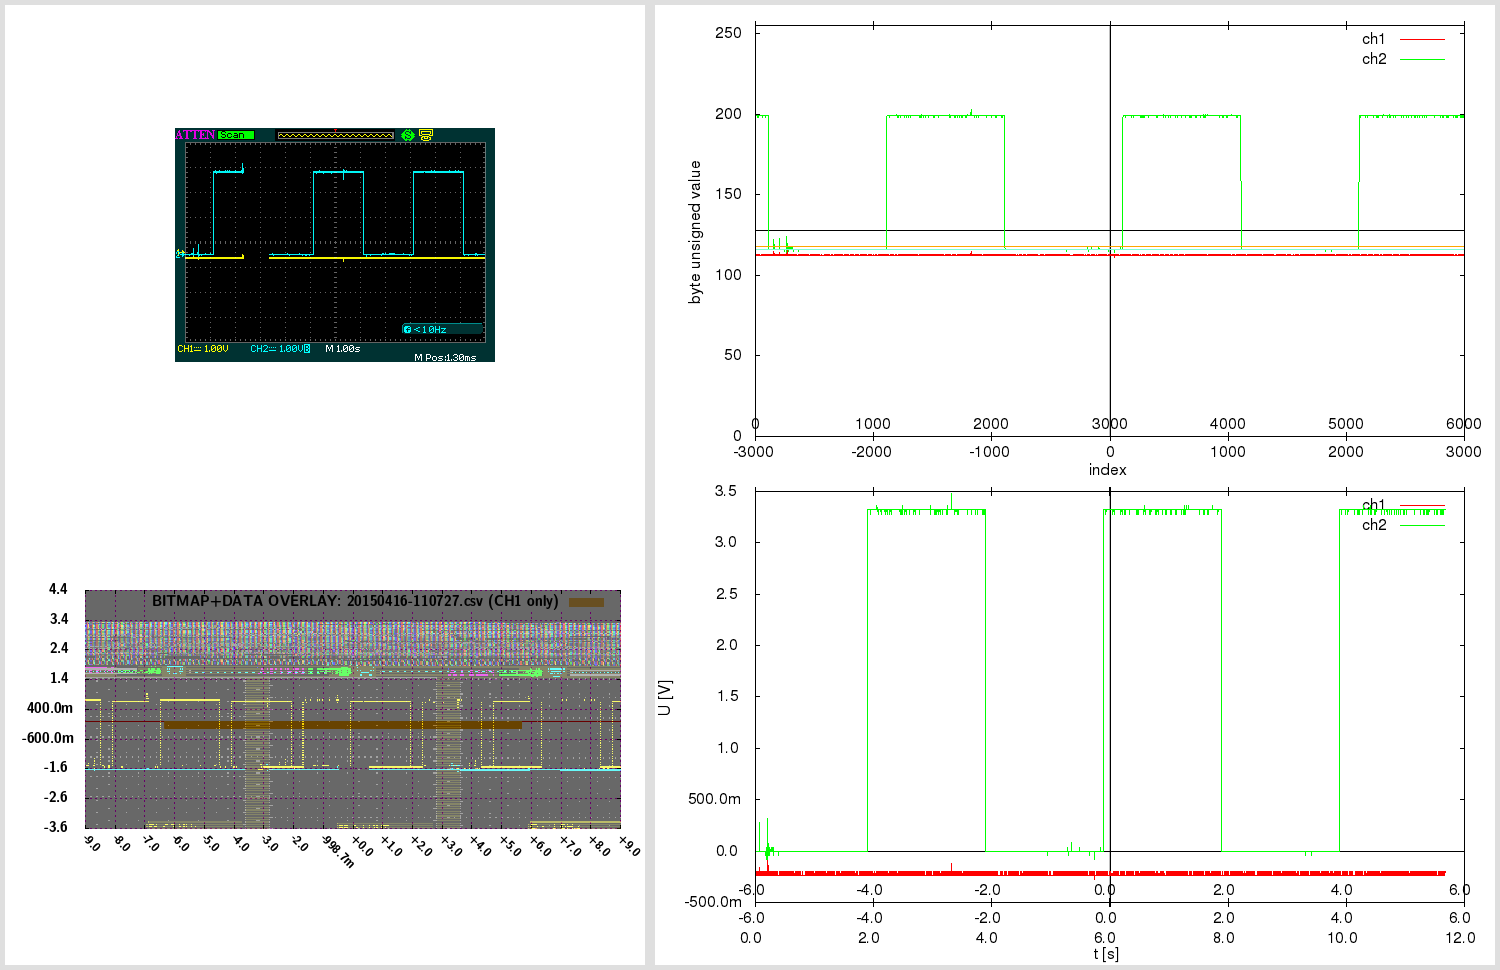

Here is the gnuplot script that generated this plot:

# 20150416-110727.gnuplot [generated by /home/warreee/attenload/adsparse-wave.pl]
# single gnuplot file, with two potentially independent scripts
# generates three plots: one based on integer, other based on real (SI) values
# and one bitmap overlay - and then montages them using ImageMagick

# attengrab .csv can just be centered (over t)
# -> the x=0 (t=0) will correspond to scope center
# (but .DAV/.CSV will also need extra sample alignment)

# in Linux, to see available fonts, do:
# fc-list --verbose | grep 'fullname:' | less
# the two fonts used here:
# LMSansDemiCond10-Regular or "Latin Modern Sans Demi Cond"; and Helvetica
# Helvetica doesn't even get reported on my system:
# $ fc-list --verbose | grep 'fullname:' | grep -i 'Helvetica\|Demi Cond'
#	fullname: "LM Sans Demi Cond 10 Regular"(s) "LMSansDemiCond10-Regular"(s)


print "Gnuplotting..."

## "master settings" (shared between both parts of script)

# line color - specified by linestyles
set style line 1 linetype 1 linecolor rgb "red"
set style line 2 linetype 1 linecolor rgb "green"
set style line 3 linetype 1 linecolor rgb "orange"
set style line 4 linetype 1 linecolor rgb "aquamarine"
set style line 5 linetype -1 linecolor rgb "black"
set style line 6 linetype -1 linecolor rgb "gray"
set style line 7 linetype 1 linecolor rgb "blue"


# VARIABLES ########### ########### ###########

fnbase="20150416-110727"
fn_bmp = fnbase . ".bmp"
fn_pngr = fnbase . "_r.png"
fn_pngi = fnbase . "_i.png"
fn_pngov = fnbase . "_ov.png"
fn_pngt = fnbase . "_tmp.png"
fn_pngo = fnbase . ".png"

# scope screen(shot) properties
tdiv = 1          # T/DIV (50e-9)
toffs = 0.00129999995231628        # time offset (scope) (200e-9)
vdiv1 = 1        # V/DIV CH1 (500e-3)
vdiv2 = 1         # V/DIV CH2 (50e-3)
voffs1 = -0.4         # volt offset CH1 (-1.5)
voffs2 = -0.48       # volt offset CH2 (100e-3)
sampintp  = 0.0020000001563    # (500e-12)
sampintf  = 1/sampintp
sratacqf  = 2500      # (250e6)
sratacqp  = 1/sratacqf
#osf = 1.00    # oversample factor (multiplies .CSV and .DAV time domain) # unused here
adsFactor = 1.28

# (edges of current capture and divisions)
scope_hdiv=18
scope_vdiv=8
# enforce floating point (see below)
scope_trange = scope_hdiv*tdiv*1.0    # (900e-9)
scope_left=toffs-(scope_trange/2)     # (-250e-9)
scope_right=toffs+(scope_trange/2)    # (650e-9)
scope_bottom=-voffs1-(scope_vdiv*vdiv1/2) # -500e-3
scope_top=-voffs1+(scope_vdiv*vdiv1/2)    # 3.5

totalch1Vspan=scope_vdiv*vdiv1
totalch2Vspan=scope_vdiv*vdiv2
ch1Vcoeff = adsFactor*totalch1Vspan/(2**8)
ch2Vcoeff = adsFactor*totalch2Vspan/(2**8)

voffs1int = voffs1/ch1Vcoeff  # -10
voffs2int = voffs2/ch2Vcoeff  # -12

acsv_fn = fnbase . '.csv' # '20130020-013902.csv' # from attenload tmp_wav
acsz=6000         # tmp_wav/.csv size (900)
fts=0.0020000001563         # final timestep (sampling period)
# here scope_trange could be 18*1, with acsz 16000;
# if as integer, 18/16000 would be 0 - enforce floating point
# above enforcing scope_trange to float doesn't work,
# must again here:
tdivp = 1.0*scope_trange/acsz   # sampling rate, based on scope range and numsamples in tmp (1ns)
tdivf = 1/tdivp             # freq based on that sampling rate

# just in case - not needed usually:
triglevel=440e-3
trigholdoff=100e-9

toffsamp = toffs/fts		# 0
# time finetune offset - int (samples) (depends on range)
tfoi = -164


#### extract bitmap from .png, if .bmp not present
# was -crop 480x234+10+10; now -crop 480x234+95+128

cmdstr = 'if (! test -f "'.fn_bmp.'") ; then \
  echo -n "'.fn_bmp.' not found .. " ; \
  if [ -f "'.fn_pngo.'" ] ; then \
    echo -n "'.fn_pngo.' found - extracting" ; \
    convert -crop 480x234+95+128 "'.fn_pngo.'" "'.fn_bmp.'" ; \
  else \
    echo -n "'.fn_pngo.' not found - cannot extract" ; \
  fi ; \
else \
  echo -n "'.fn_bmp.' found - using that" ; \
fi; echo'

#print cmdstr
# note - since cmdstr above uses double quotes,
# must use single quotes for bash here!:
print system("bash -c '". cmdstr ."' 2>&1")


##################################
###### plot directly with unsigned byte data

set terminal png size 840,480
set termoption enhanced
set termoption font "Helvetica, 12"

set output fn_pngi
set datafile separator ","

# set axis label
set xlabel "index" offset 0.0,0.8
set ylabel "byte unsigned value" offset 1.0,0.0


# horizontal line as functions
zeroline(x)=128
ch1offs(x)=128+voffs1int # (-10)
ch2offs(x)=128+voffs2int # (-12)

# vertical line - headless arrow
# "y" scope axis in middle:
ymI = acsz/2
set arrow from ymI,0 to ymI,255 nohead ls 5
# time offset:
toI = ymI - toffs/fts
set arrow from toI,0 to toI,255 nohead ls 6


# must use multiplot here, to have two x-axes
# and thus, must set lmargin, so both graphs match

set size 1.0,0.9      # 0.1/2 = 0.05
set bmargin 0
set lmargin 10
set yrange [0:255] # 8-bit


set multiplot

set origin 0,0.1
set xrange [0:acsz]
set xtics in
set xtics offset 0,graph 0.08
plot \
  zeroline(x) with lines notitle ls 5,\
  acsv_fn using 1:2 with lines title "ch1" ls 1, \
  "" using 1:3 with lines title "ch2" ls 2, \
  ch1offs(x) with lines notitle ls 3, \
  ch2offs(x) with lines notitle ls 4

unset arrow # if big offset, line from prev. can 'leak' in next at diff place, so reset

set origin 0,0.1
set xtics out
set xtics offset 0,graph 0.02
set xrange [-acsz/2:acsz/2-1]
#set xtics nomirror 500
set noytics
set noylabel
unset xlabel # set xlabel ""
set border 1
plot 0 notitle

set nomultiplot


### reset previous settings
#unset border # no work for default
set border    # Draw default borders:
set ytics
unset yrange


##################################
###### plot with converted real SI units

# reset # resets set style line!

set terminal png size 840,480
set termoption enhanced
set termoption font "Helvetica, 12"

set output fn_pngr
set datafile separator ","

# set axis label
set xlabel "t [s]" offset 0.0,0.1
set ylabel "U [V]" offset 1.0,0.0

# axis tics format
set format y "%.1s%c"
set format x "%.1s%c"


# horizontal line as functions
zerolineR(x)=0
# don't show real offsets; they could be way off depending on V/DIV
#ch1offsR(x)=0+(-0.4)
#ch2offsR(x)=0+(-0.48)

# "y" scope axis in middle (the +1 added to ymI so it snaps at 0):
ymR=(ymI+1)*fts
set arrow from ymR,graph 0 to ymR,graph 1 nohead ls 5
# time offset:
toR=toI*fts
set arrow from toR,graph 0 to toR,graph 1 nohead ls 6
# indicate scope range here too
set arrow from scope_left+toR,graph 0 to scope_left+toR,graph 1 nohead ls 7
set arrow from scope_right+toR,graph 0 to scope_right+toR,graph 1 nohead ls 7


# must use multiplot here, to have two x-axes
# and thus, must set lmargin, so both graphs match

set size 1.0,0.9      # 0.1/2 = 0.05
set bmargin 0
set lmargin 10
set yrange [] writeback # since we don't set explicity, must save autorange
set autoscale y

set multiplot

set origin 0,0.13
set xrange [0:acsz*fts]
set xtics out
set xtics offset 0,graph -0.03
plot \
  zerolineR(x) with lines notitle ls 5,\
  acsv_fn using ($4+tfoi*fts):5 with lines title "ch1" ls 1, \
  "" using ($4+tfoi*fts):6 with lines title "ch2" ls 2

set yrange restore # this saves the found yrange after `plot`
unset arrow # if big offset, line from prev. can 'leak' in next at diff place, so reset

set origin 0,0.13
set xtics out
set xtics offset 0,graph 0.02
set xrange [(-acsz/2)*fts:(acsz/2-1)*fts]
set noytics
set noylabel
unset xlabel # set xlabel ""
set border 1
plot GPVAL_Y_MIN notitle

set origin 0,0.13
set xtics in
set xtics offset 0,graph 0.08
# wrong to put xrange [scope_left:scope_right] here;
# as [scope_left:scope_right] could be a snippet,
# and this graph shows entire capture!
# simply move the previous scale for toffset
toRR=(acsz/2.)*fts-toR
set xrange [(-acsz/2)*fts+toRR:(acsz/2-1)*fts+toRR]
set noytics
set noylabel
unset xlabel # set xlabel ""
set border 1
plot GPVAL_Y_MIN notitle

set nomultiplot


##################################
###### plot with bitmap and data overlay

# here 840,480 remains as output png size,
# even if not set explicitly; also, make
# the height smaller - so can have gravity North in montage

set terminal png truecolor size 640,305 # size 840,480
set termoption enhanced
myfont="LMSansDemiCond10-Regular"   # LMSansDemiCond10-Regular or "Latin Modern Sans Demi Cond"
# cannot do concatenation direct in termoption line, so in separate string
myfontb="".myfont.", 12"
set termoption font myfontb

set output fn_pngov
set datafile separator ","


set autoscale
unset xtics
unset ytics
unset border
unset arrow # delete all arrows
unset object # (hopefully) delete objects?

set xrange [scope_left:scope_right]
xticstep=(scope_right-scope_left)/scope_hdiv
set xtics in scope_left,xticstep,scope_right scale 1
set yrange [scope_bottom:scope_top]
yticstep=(scope_top-scope_bottom)/scope_vdiv
set ytics in scope_bottom,yticstep,scope_top scale 1
set grid xtics ytics back linecolor rgb "magenta"
# right is only gnuplot 4.6 - without it ok w/ 4.4
#set xtics rotate by -45 offset 2.5,-1.50 right format "%+.1s%c" font myfont.',10'
set xtics rotate by -45 offset 0.0,0.0 format "%+.1s%c" font myfont.',10'
set key noenhanced

# dimensions of scope screenshot bitmap
bmp_w=480
bmp_h=234

# alpha bmp transparency [0:255]
bmp_alpha = 150
# boxes fillstyle transparent solid 0.10
box_transp = (1.-(acsz/16384.))*0.9 + 0.10

# plot string for data in transparent bitmap:
plot1au = "(($0-acsz/2.+tfoi)*fts+toffs):($5)"

# bmp_w=480 bmp_h=234 ; inside 451x201+15+14
# on plot: scope_left:scope_right and scope_bottom:scope_top!
# (so toffset is built in!)

bdx = scope_trange/(451.0-1)  # [s/pixel] /451: 1.99557e-09 vs 2.000e-9 manually
bdy = totalch1Vspan/(201.0-1) # [V/pixel] /201: 0.0199005 vs 0.02005 manually
bofx = -((scope_trange/2.0)-toffs+(15.0+0)*bdx) #-15.0*bdx # -2.8e-7
bofy = -((totalch1Vspan/2.0)+voffs1+(14.0+5)*bdy) #-14.0*bdy # -0.88

# seems `boxes fillstyle transparent solid 0.40` makes some seethroughs
# or something with bmp alpha overlay; but even without, all the same?
# because the red + blue (somehow inverted) creates a gray.. better green or orange

_plot_str = "zerolineR(x) with lines notitle ls 1,\
acsv_fn \
  using ".plot1au." with boxes fillstyle transparent solid box_transp noborder linestyle 3\
  title 'BITMAP+DATA OVERLAY: '.acsv_fn.' (CH1 only)',\
fn_bmp \
  binary array=(bmp_w,bmp_h) skip=54 format='%uchar' \
  dx=bdx dy=bdy origin=(bofx,bofy) \
  using 1:2:3:(bmp_alpha) \
  with rgbalpha t ''"

# seems actual plot in screenshot bitmap (480 × 234)
#  is at: 451x201+15+14; aspect ratio 201/451 = 0.445676
set size ratio 0.445676

eval("plot " . _plot_str)




##################################
###### montage commands

# used to be in attengrab; now here
# call ImageMagick montage via system
# and montage in `gnuplot` (easier to separate)

print "Montaging images..."
# this works in ImageMagick 6.6.2-6, but not in 6.5.7-8
#      '.fn_pngov.' -gravity Center -extent x480  \#
# must spec -extent 640x480 for 6.5

cmdstr = 'montage \
  <(montage \
    <(convert \
      '.fn_bmp.' -gravity Center -crop 640x480-10+0! -flatten  \
      bmp:-) \
    <(convert \
      '.fn_pngov.' -gravity Center -extent 640x480  \
      bmp:-) \
  -tile 1x -geometry +0+0  \
  bmp:-) \
  <(montage \
    '.fn_pngi.' \
    '.fn_pngr.' \
  -tile 1x -geometry +0+0  \
  bmp:-) \
-geometry +0+0 -border 5 \
'.fn_pngo

print cmdstr
print system('bash -c "'. cmdstr .'" 2>&1')

print "Deleting temp files ..."

delcmd = "rm"

# leave the bitmap for now
# actually, let attengrab handle it - since
# it may need to be re-taken!
# #cmdstr = delcmd ." ". fn_bmp
# #print cmdstr . "  " . system(cmdstr . " 2>&1")

cmdstr = delcmd ." ". fn_pngr
print cmdstr . "  " . system(cmdstr . " 2>&1")

cmdstr = delcmd ." ". fn_pngi
print cmdstr . "  " . system(cmdstr . " 2>&1")

cmdstr = delcmd ." ". fn_pngov
print cmdstr . "  " . system(cmdstr . " 2>&1")




# note:
# set terminal png size 840,480 # size defaults to 640x480 px
# set terminal pdf size 10,3 # size defaults to 5x3 in
# enhanced text: set termoption enhanced

# vertical line - headless arrow
# need ymin and ymax; gnuplot gives them only after plot -
# - and even then they do not correspond to end ticks
# - and even then, cannot get the arrow to show, after the second `plot`
# .. nor can I edit it anyhow; it must run before the first `plot`
# so instead of that, position y coordinates relative to graph (0 to 1)
#set arrow 1 from graph 0.5,0 to graph 0.5,1 nohead ls 5

# in multiplot, yrange should be after the size command
# note: xrange could be 2250 or 450
# so leave it to autoscale here? will be accurate since it's integer index...
# now set explicitly by script # below in multiplot

# axis tics format
# for engineering notation - 'help format specifiers':
# "A 'scientific' power is one such that the exponent is a multiple of three."

# print "Montaging images..."

# "The 'tile' size is then set to the largest dimentions
# of all the resized images, and the size actually specified."
# "by removing the 'size' component, non of the images will
# be resized, and the 'tile' size will be set to the largest
# dimensions of all the images given"
# not so simple: http://unix.stackexchange.com/questions/4046/
# can be done in one command with bash subprocess pipes (bash only)
# was: .fn_bmp.' -gravity NorthWest ; fn_pngov.' -gravity North
# can pad with -gravity Center -extent 640x480;
# but also with crop! -flatten - there have offset too!
# -geometry +2+2 can also mess up the last -border 5 !

# bmp scale worked for:
# bmp_w=480 bmp_h=234 ; inside 451x201+15+14
# tdiv = 5e-08,  toffs = 2e-07,  vdiv1 = 0.5,   voffs1 = -1.5,
# dx=2.000e-9 dy=0.02005 origin=(-2.8e-7,-0.88) for
# tspan = 18*tdiv = 18*5e-08 = 9e-07s
# vspan1 = 8*vdiv1 = 8*0.5 = 4V
# tspan/451 = 9e-07/451 = 1.99557e-09 s/pixel
# vspan1/201 = 4/201 = 0.0199005 V/pixel
# bdx=tspan/(451-1) = '9e-07/(451-1)' = 2e-09
# bdy=vspan1/(201-1) = '4/(201-1)' = 0.02
# 15*bdx = 15*2e-9 = 3e-08
# 14*bdy = 14*0.02 = 0.28
# 15*1.99557e-09 = 2.99335e-08
# 14*0.0199005 = 0.278607
